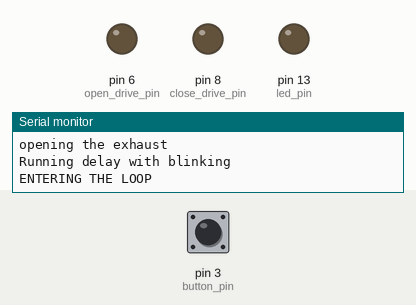
Simulated run of this sketch. Board: Arduino Uno, built with avr-gcc and run on an emulated ATmega328P. Parts: output pins drawn as LEDs (lit = HIGH), the last lines printed to the serial monitor. Dashed ring = blinking. Inputs (shaded band) come from the test bench; at power-on: pin 3 (button_pin) HIGH.

Above: at 4.2 s.
4.3 s: pin 3 (button_pin) pulled LOW for 0.15 s
At 4.37 s:
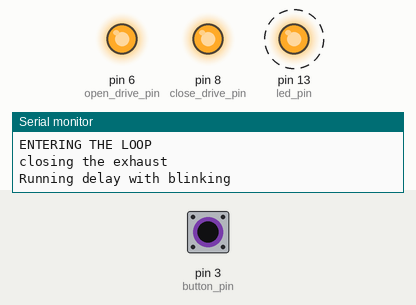
7.3 s: pin 3 (button_pin) pulled LOW for 1 s
At 7.37 s:
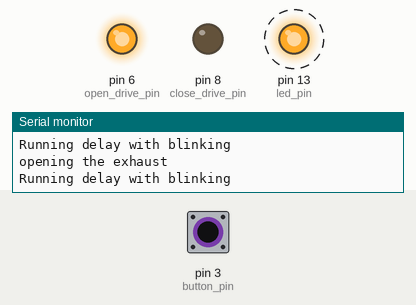
10.3 s: pin 3 (button_pin) pulled LOW for 0.15 s
At 10.52 s:
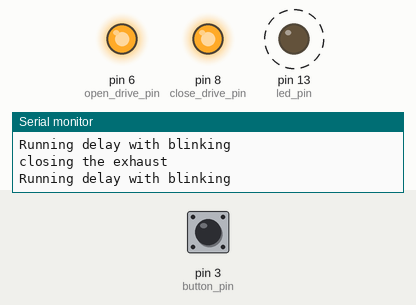
13.4 s: pin 3 (button_pin) pulled LOW for 3.2 s
At 17.1 s:
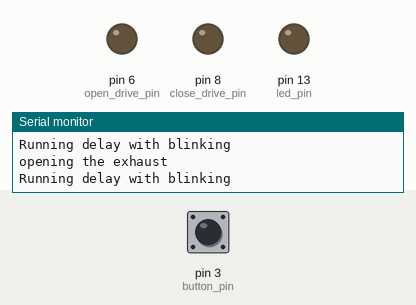
18.1 s: pin 3 (button_pin) pulled LOW for 0.15 s
At 21.9 s:
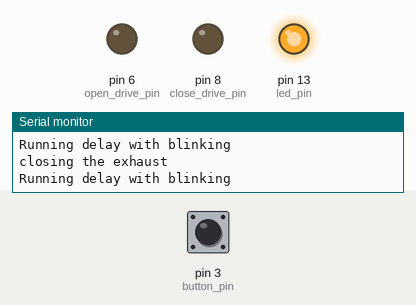
Timing chart, 0 to 23.4 s (numbered marks = the images above; inputs shaded):
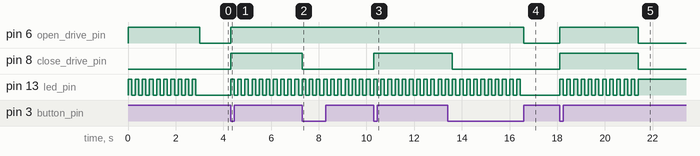

Measured:
- after the input at 4.3 s, pin 6 (open_drive_pin), pin 8 (close_drive_pin): LOW → HIGH at once; pin 13 (led_pin): alternates HIGH for 0.15 s and LOW for 0.15 s, starting at once
- after the input at 7.3 s, pin 6 (open_drive_pin): stays HIGH (without the input it goes to LOW after 0.00 s)
- after the input at 10.3 s, pin 6 (open_drive_pin): stays HIGH (without the input it goes to LOW after 0.00 s); pin 8 (close_drive_pin): LOW → HIGH at once; pin 13 (led_pin): alternates HIGH for 0.15 s and LOW for 0.15 s, starting at once
- after the input at 13.4 s, pin 6 (open_drive_pin): HIGH → LOW after 3.2 s instead of 0.20 s
- after the input at 18.1 s, pin 6 (open_drive_pin), pin 8 (close_drive_pin): LOW → HIGH at once, → LOW 3.3 s later; pin 13 (led_pin): alternates HIGH for 0.15 s and LOW for 0.15 s, 23 changes in all, then stays HIGH, starting at once

The sketch:

exhaust.ino
```cpp
const int led_pin = LED_BUILTIN;
const int button_pin = 3;
const int open_drive_pin = 6;
const int close_drive_pin = 8;
const int push_delay = 3000;
unsigned long timestamp;
byte state = 0;
int button = 0;

void setup() {
  Serial.begin(9600);
  pinMode(led_pin, OUTPUT);
  pinMode(button_pin, INPUT_PULLUP);
  pinMode(open_drive_pin, OUTPUT);
  pinMode(close_drive_pin, OUTPUT);
  Serial.println("STARTING");
  open_drive();
  Serial.println("ENTERING THE LOOP");
}

void loop() {
  button = digitalRead(button_pin);
  if (button == LOW) {
    if (state == LOW) {
      close_drive();
      digitalWrite(led_pin, HIGH);
      state = !state;
    }
    else
    {
      open_drive();
      digitalWrite(led_pin, LOW);
      state = !state;
    }
  }
}

void blink_and_delay() {
  Serial.println("Running delay with blinking");
  timestamp = millis();
  while (millis() - timestamp < push_delay) {
    digitalWrite(led_pin, HIGH);
    delay(150);
    digitalWrite(led_pin, LOW);
    delay(150);
  }
}

void open_drive() {
  Serial.println("opening the exhaust");
  digitalWrite(open_drive_pin, HIGH);
  blink_and_delay();
  digitalWrite(open_drive_pin, LOW);
}

void close_drive() {
  Serial.println("closing the exhaust");
  digitalWrite(close_drive_pin, HIGH);
  digitalWrite(open_drive_pin, HIGH);
  blink_and_delay();
  digitalWrite(close_drive_pin, LOW);
  digitalWrite(open_drive_pin, LOW);
}
```
